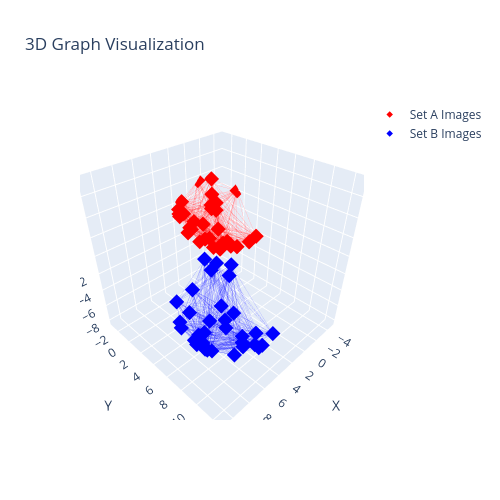
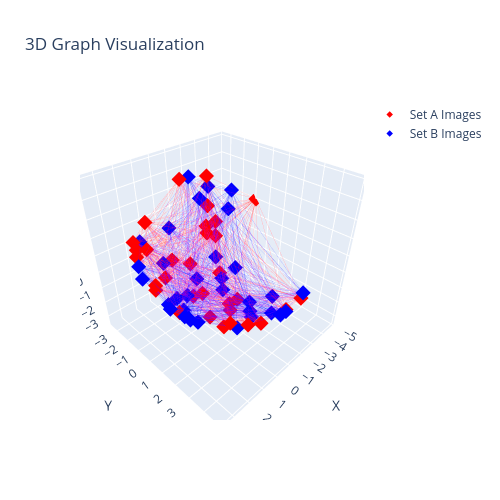

Notebook code for these charts, in order:
### Code cell
# Plat example from training data prediction
import utils.vis
# visualize the original data
utils.vis.plot_3D_graph(graph_a, x)

predicted_graph = x.clone()
predicted_graph.x -= prediction
utils.vis.plot_3D_graph(graph_a, predicted_graph)

### Figure 1 — Plotly figure (JSON) as saved in the notebook; plotly's stock layout.template omitted (floating-point values rounded to 4 significant figures; data arrays with more than 128 entries replaced by an {"elided": "..."} marker saying what was removed)
{"data": [{"hovertemplate": "%{x:.2f}, %{y:.2f}, %{z:.2f}<extra></extra>", "marker": {"color": "red", "opacity": 1.0, "size": 5, "symbol": "diamond"}, "mode": "markers", "name": "Set A Images", "x": [-1.421, -0.5056, -0.8713, -1.208, -1.979, -0.2181, 0.4064, 0.8509, 1.249, 0.1329, -0.8193, 2.713, 2.701, 1.379, 1.093, 1.872, 0.3296, -2.979, -2.622, -2.723, -3.278, 2.959, -3.097, -3.104, -5.056, 2.593, 2.982, 3.46, 1.112, 2.193, -1.567, -1.837], "y": [1.098, 1.447, 1.028, 4.356, -0.8207, -0.3687, -0.3864, 1.361, -1.545, -2.356, -1.993, 1.397, -0.3182, 2.849, 4.029, 3.713, 4.133, -2.173, -2.515, -2.685, -2.466, -1.256, -2.934, -2.956, -0.9803, -1.704, -1.109, 0.904, -3.03, -1.451, -3.425, 4.681], "z": [-2.018, -1.987, -2.036, -0.5255, -1.553, -1.767, -1.599, -1.627, -0.5432, -0.3794, -0.9369, -0.07628, 0.1976, -0.8779, -0.1331, 0.2984, -0.4878, -0.1002, 0.09451, 0.4366, 0.6088, 2.535, 1.531, 3.33, 1.961, 1.732, 1.822, 1.607, 2.087, 1.702, 3.46, -0.004015], "type": "scatter3d"}, {"hovertemplate": "%{x:.2f}, %{y:.2f}, %{z:.2f}<extra></extra>", "marker": {"color": "blue", "opacity": 1.0, "size": 5, "symbol": "diamond"}, "mode": "markers", "name": "Set B Images", "x": [6.203, 6.923, 10.95, 5.96, 6.539, 6.96, 5.725, 4.761, 8.198, 10.55, 8.94, 9.278, 9.948, 8.273, 5.181, 9.488, 9.8, 10.37, 10.31, 8.807, 6.449, 5.212, 9.278, 6.824, 7.288, 3.554, 4.789, 4.32, 3.307, 5.368, 11.1, 5.369, 6.947], "y": [8.426, 7.138, 8.347, 10.15, 10.69, 11.15, 7.862, 7.986, 7.824, 9.58, 7.928, 8.83, 8.593, 6.086, 6.835, 10.11, 9.952, 10.31, 10.5, 11.9, 11.94, 11.02, 5.752, 12.97, 13.01, 6.22, 5.171, 5.378, 6.218, 4.996, 8.443, 12.84, 5.043], "z": [-4.281, -3.841, -0.957, -4.24, -4.153, -3.963, -4.059, -3.765, -3.857, -2.134, -3.526, -3.515, -2.884, -2.644, -3.385, -3.28, -3.033, -2.21, -2.214, -2.854, -3.511, -3.778, -1.01, -2.492, -2.358, -1.147, -0.4317, 0.2092, -0.06775, 0.963, -0.1772, -2.371, -1.496], "type": "scatter3d"}, {"hoverinfo": "skip", "line": {"color": "rgba(255,0,0,0.6)", "width": 1}, "mode": "lines", "opacity": 0.3, "showlegend": false, "x": {"elided": "1215 float values"}, "y": {"elided": "1215 float values"}, "z": {"elided": "1215 float values"}, "type": "scatter3d"}, {"hoverinfo": "skip", "line": {"color": "rgba(0,0,255,0.6)", "width": 1}, "mode": "lines", "opacity": 0.3, "showlegend": false, "x": {"elided": "1410 float values"}, "y": {"elided": "1410 float values"}, "z": {"elided": "1410 float values"}, "type": "scatter3d"}], "layout": {"scene": {"xaxis": {"title": {"text": "X"}, "range": [-5.193, 11.24]}, "yaxis": {"title": {"text": "Y"}, "range": [-3.425, 13.01]}, "zaxis": {"title": {"text": "Z"}, "range": [-8.628, 7.807]}, "aspectmode": "cube"}, "title": {"text": "3D Graph Visualization"}, "width": 500, "height": 500}}

### Figure 2 — Plotly figure (JSON) as saved in the notebook; plotly's stock layout.template omitted (floating-point values rounded to 4 significant figures; data arrays with more than 128 entries replaced by an {"elided": "..."} marker saying what was removed)
{"data": [{"hovertemplate": "%{x:.2f}, %{y:.2f}, %{z:.2f}<extra></extra>", "marker": {"color": "red", "opacity": 1.0, "size": 5, "symbol": "diamond"}, "mode": "markers", "name": "Set A Images", "x": [-1.421, -0.5056, -0.8713, -1.208, -1.979, -0.2181, 0.4064, 0.8509, 1.249, 0.1329, -0.8193, 2.713, 2.701, 1.379, 1.093, 1.872, 0.3296, -2.979, -2.622, -2.723, -3.278, 2.959, -3.097, -3.104, -5.056, 2.593, 2.982, 3.46, 1.112, 2.193, -1.567, -1.837], "y": [1.098, 1.447, 1.028, 4.356, -0.8207, -0.3687, -0.3864, 1.361, -1.545, -2.356, -1.993, 1.397, -0.3182, 2.849, 4.029, 3.713, 4.133, -2.173, -2.515, -2.685, -2.466, -1.256, -2.934, -2.956, -0.9803, -1.704, -1.109, 0.904, -3.03, -1.451, -3.425, 4.681], "z": [-2.018, -1.987, -2.036, -0.5255, -1.553, -1.767, -1.599, -1.627, -0.5432, -0.3794, -0.9369, -0.07628, 0.1976, -0.8779, -0.1331, 0.2984, -0.4878, -0.1002, 0.09451, 0.4366, 0.6088, 2.535, 1.531, 3.33, 1.961, 1.732, 1.822, 1.607, 2.087, 1.702, 3.46, -0.004015], "type": "scatter3d"}, {"hovertemplate": "%{x:.2f}, %{y:.2f}, %{z:.2f}<extra></extra>", "marker": {"color": "blue", "opacity": 1.0, "size": 5, "symbol": "diamond"}, "mode": "markers", "name": "Set B Images", "x": [-1.153, -0.4328, 3.599, -1.396, -0.8167, -0.3962, -1.631, -2.595, 0.8416, 3.197, 1.584, 1.922, 2.592, 0.9166, -2.176, 2.131, 2.444, 3.018, 2.958, 1.451, -0.9073, -2.144, 1.922, -0.5321, -0.06844, -3.802, -2.567, -3.036, -4.049, -1.988, 3.748, -1.987, -0.4091], "y": [0.2553, -1.033, 0.1756, 1.98, 2.515, 2.978, -0.3091, -0.1844, -0.3471, 1.409, -0.243, 0.6595, 0.4224, -2.085, -1.335, 1.936, 1.781, 2.142, 2.334, 3.727, 3.771, 2.848, -2.419, 4.797, 4.839, -1.951, -3.0, -2.793, -1.952, -3.175, 0.2725, 4.664, -3.128], "z": [-1.696, -1.256, 1.627, -1.656, -1.569, -1.378, -1.474, -1.181, -1.273, 0.4502, -0.9419, -0.9304, -0.2992, -0.05942, -0.8007, -0.6958, -0.4484, 0.3739, 0.37, -0.2691, -0.9263, -1.193, 1.574, 0.09256, 0.2259, 1.438, 2.153, 2.794, 2.517, 3.547, 2.407, 0.2138, 1.089], "type": "scatter3d"}, {"hoverinfo": "skip", "line": {"color": "rgba(255,0,0,0.6)", "width": 1}, "mode": "lines", "opacity": 0.3, "showlegend": false, "x": {"elided": "1215 float values"}, "y": {"elided": "1215 float values"}, "z": {"elided": "1215 float values"}, "type": "scatter3d"}, {"hoverinfo": "skip", "line": {"color": "rgba(0,0,255,0.6)", "width": 1}, "mode": "lines", "opacity": 0.3, "showlegend": false, "x": {"elided": "1410 float values"}, "y": {"elided": "1410 float values"}, "z": {"elided": "1410 float values"}, "type": "scatter3d"}], "layout": {"scene": {"xaxis": {"title": {"text": "X"}, "range": [-5.056, 3.748]}, "yaxis": {"title": {"text": "Y"}, "range": [-3.695, 5.109]}, "zaxis": {"title": {"text": "Z"}, "range": [-3.646, 5.158]}, "aspectmode": "cube"}, "title": {"text": "3D Graph Visualization"}, "width": 500, "height": 500}}
